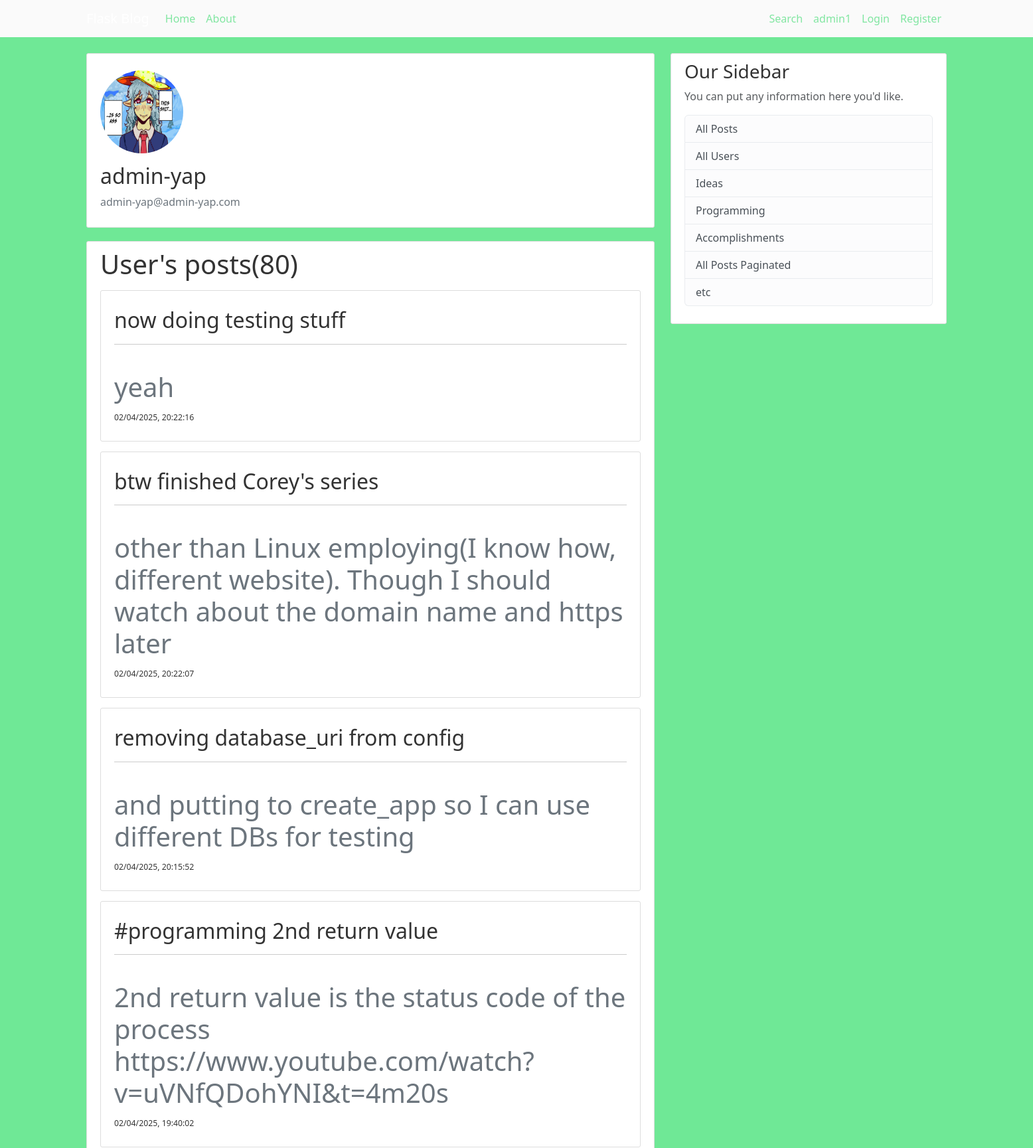
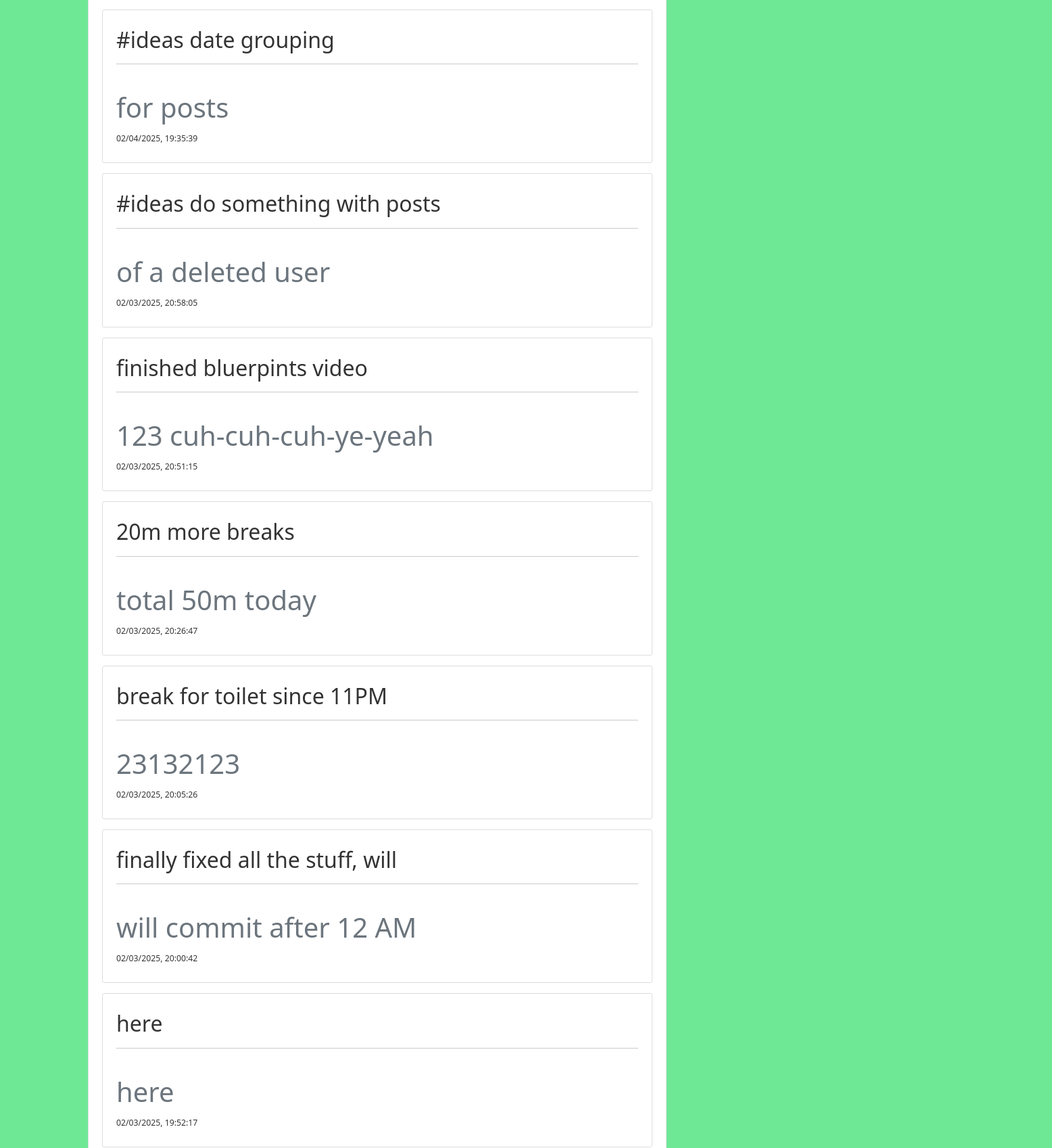
The app's page /user/6 (upper part) with its own data (2 pictures, top to bottom).
### bungee_gum/models.py (models this page shows, shortened)
class User(db.Model, UserMixin):
    id = db.Column(db.Integer, primary_key=True)
    username = db.Column(db.String(20), unique=True, nullable=False)
    email = db.Column(db.String(120), unique=True, nullable=False)
    image_file = db.Column(db.String(20), nullable=False, default="default.jpg")
    password = db.Column(db.String(60), nullable=False)
    posts = db.relationship("Post", backref="author", lazy="subquery")

class Post(db.Model):
    id = db.Column(db.Integer, primary_key=True)
    title = db.Column(db.String(100), nullable=False)
    date_posted = db.Column(db.DateTime, nullable=False, default=lambda: datetime.now(timezone.utc))
    content = db.Column(db.Text, nullable=False)
    user_id = db.Column(db.Integer, db.ForeignKey("user.id"), nullable=False)

### bungee_gum/users/routes.py (the view)
@users.route("/user/<int:id>")
def specific_user(id):
    user = User.query.get_or_404(id)
    posts = Post.query.order_by(desc("date_posted")).filter_by(user_id=user.id).all()
    posts_num = Post.query.filter_by(user_id=user.id).count()
    return render_template("specific-user.html", title=f"{user.username}'s Page", user=user,
                           posts=posts, posts_num=posts_num)

### bungee_gum/templates/specific-user.html (shortened to what this page needs)
{% extends "base.html" %}
{% block body %}
<div class="content-section">
    <div class="media">
        <img class="img_hovered rounded-circle account-img" src="{{ url_for('static', filename='profile-pics/' + user.image_file)}}">
        <div class="media-body">
            <h2 class="account-heading">{{ user.username }}</h2>
            <p class="text-secondary">{{ user.email }}</p>
        </div>
    </div>
</div>
<div class="content-section">
    <h1>User's posts({{ posts_num }})</h1>
    {% for post in posts %}
            <div class="content-section">
            <div class="media">
                    <a href="{{ url_for('posts.post_view', id=post.id) }}" class="text-decoration-none h2"><h1 class="account-heading"></h1>{{ post.title }}</a>
                <hr> <br>
                    <h1 class="text-secondary">{{ post.content }}</h1>
                    <a href="{{ url_for('posts.post_view', id=post.id) }}" class="text-decoration-none small h4">
                        <small class="mute">{{ post.date_posted.strftime('%m/%d/%Y, %H:%M:%S') }}</small></a>
            </div>
        </div>
    {% endfor %}
</div>
{% endblock body %}

### bungee_gum/static/style.css (style rules this page uses)
body { background: #6fe896; color: #333333; margin-top: 5rem; }
.content-section { background: #ffffff; padding: 10px 20px; border: 1px solid #dddddd; border-radius: 3px; margin-bottom: 20px; }
.content-section div { margin: 15px 0; }
.account-img { width: 125px; height: 125px; }
.img_hovered { transition:transform 0.25s ease; }

### records on screen
User: image_file (picture), username "admin-yap", email "admin-yap@admin-yap.com"
Post: title "now doing testing stuff", content "yeah", date_posted "02/04/2025, 20:22:16"
Post: title "btw finished Corey's series", content "other than Linux employing(I know how, different website). Though I should watch about the domain name and https later", date_posted "02/04/2025, 20:22:07"
Post: title "removing database_uri from config", content "and putting to create_app so I can use different DBs for testing", date_posted "02/04/2025, 20:15:52"
Post: title "#programming 2nd return value", content "2nd return value is the status code of the process https://www.youtube.com/watch?v=uVNfQDohYNI&t=4m20s", date_posted "02/04/2025, 19:40:02"
Post: title "#ideas date grouping", content "for posts", date_posted "02/04/2025, 19:35:39"
Post: title "#ideas do something with posts", content "of a deleted user", date_posted "02/03/2025, 20:58:05"
Post: title "finished bluerpints video", content "123 cuh-cuh-cuh-ye-yeah", date_posted "02/03/2025, 20:51:15"
Post: title "20m more breaks", content "total 50m today", date_posted "02/03/2025, 20:26:47"
Post: title "break for toilet since 11PM", content "23132123", date_posted "02/03/2025, 20:05:26"
Post: title "finally fixed all the stuff, will", content "will commit after 12 AM", date_posted "02/03/2025, 20:00:42"
Post: title "here", content "here", date_posted "02/03/2025, 19:52:17"

### other values on screen
{{ posts_num }} "80"
